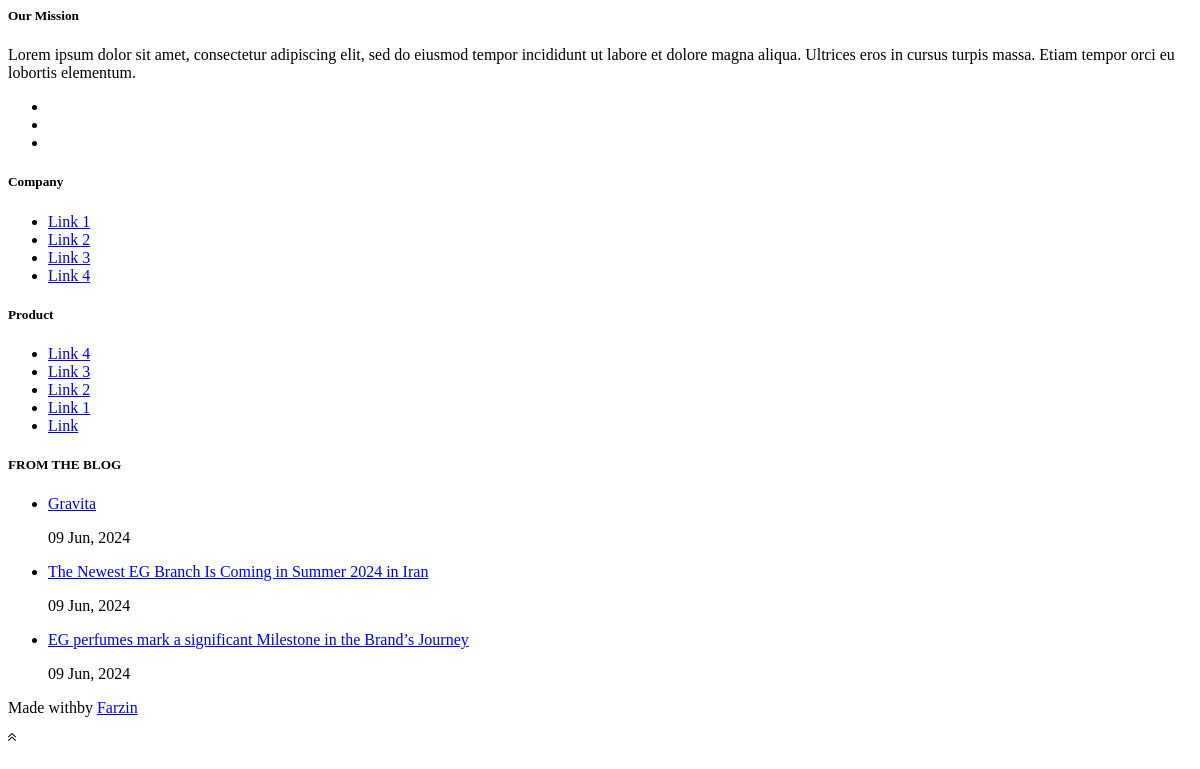
The app's page /footer/, older data.
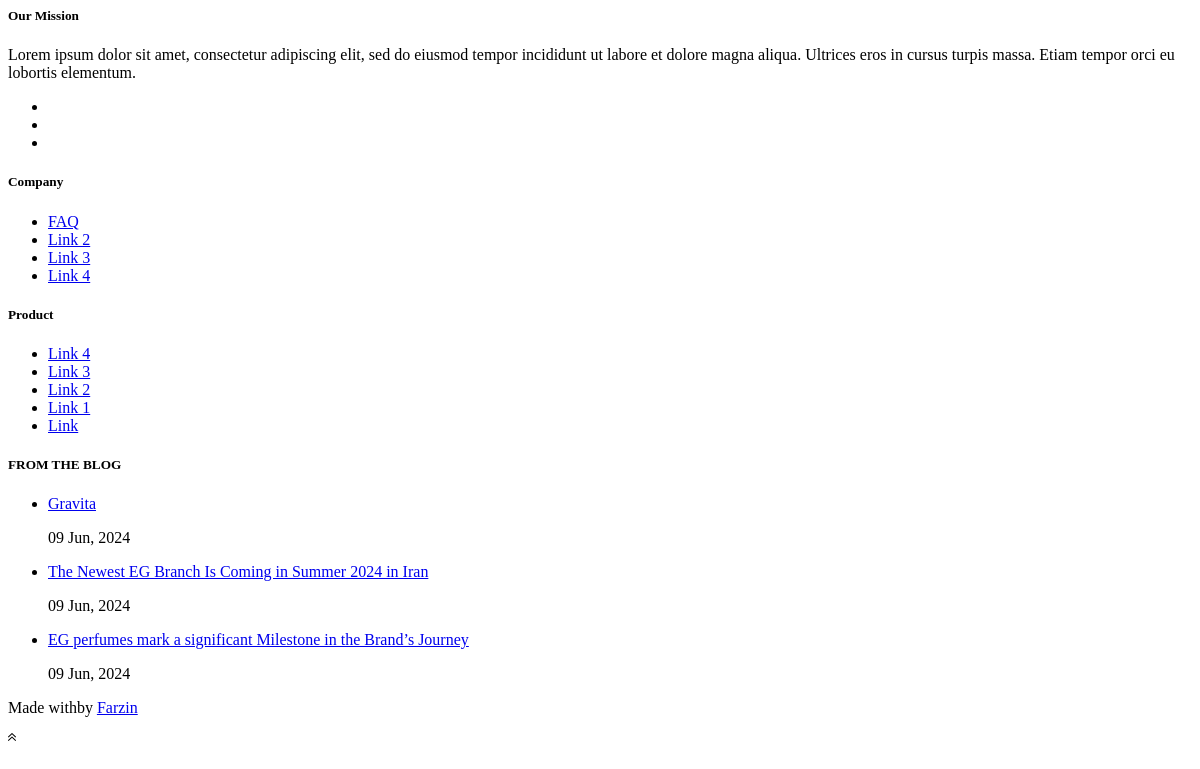
The same page, newer data.
### home/models.py (models this page shows, shortened)
class HelpfulLinks(models.Model):
    title = models.CharField(max_length=120, null=True)
    link = models.CharField(max_length=200,blank=True,null=True)
    main_data = models.ForeignKey(SiteInformation, null=True, on_delete=models.SET_NULL, related_name='links')

### home/views.py (the view)
# urls.py: path('footer/', views.SiteFooterView.as_view(), name="footer"),
class SiteFooterView(ListView):
    model = models.SiteInformation
    template_name = 'base/shared/footer.html'
    context_object_name = 'info'
    queryset = models.SiteInformation.objects.first()
    def get_context_data(self, **kwargs):
        context = super().get_context_data(**kwargs)
        context['latest'] = News.objects.filter(status='p').order_by('-publish')[:3]
        return context

### templates/base/shared/footer.html (shortened to what this page needs)
{% load static %}
<section class="bg-1100 py-6 pb-9 px-3 px-lg-0">
  <div class="container">
    <div class="row">
      <div class="col-lg-4 pe-lg-4 mb-4 mb-lg-0">
        <h5 class="text-white mb-3">Our Mission</h5>
        <p class="text-700">{{ info.mission|truncatewords:40 }}</p>
        <ul class="list-inline mb-0">
          {% for social in info.socials.all %}
            <li class="list-inline-item me-0"><a class="text-900 hover-color-white pe-2" href="#!"><span class="{{ social.icon }}"></span></a></li>
          {% endfor %}
        </ul>
      </div>
      <div class="col-lg-8">
        <div class="row">
          <div class="col-6 col-md-3 ps-lg-4 mb-4 mb-lg-0">
            <h5 class="text-white mb-3">Company</h5>
            <ul class="list-unstyled mb-0">
              {% for item in info.links.all %}
              <li class="mb-1"><a class="text-700 hover-color-white" href="{{ item.link }}">{{ item.title }}</a></li>
              {% endfor %}
            </ul>
          </div>
          <div class="col-6 col-md-3 ps-4 mb-4 mb-lg-0">
            <h5 class="text-white mb-3">Product</h5>
            <ul class="list-unstyled mb-0">
              {% for item in info.links2.all %}
              <li class="mb-1"><a class="text-700 hover-color-white" href="{{ item.link }}">{{ item.title }}</a></li>
              {% endfor %}
            </ul>
          </div>
          <div class="col-md-6 ps-md-4">
            <h5 class="text-white mb-3">FROM THE BLOG</h5>
            <ul class="list-unstyled mb-0">
              {% for news in latest %}
              <li class="mb-3"><a class="text-700 hover-color-white" href="pages/single-post.html">{{ news.title }}</a>
                <p class="text-900 hover-color-white mb-0">{{ news.publish|date:"d M, Y" }}</p>
              </li>
              {% endfor %}
            </ul>
          </div>
        </div>
      </div>
    </div>
  </div>
</section>
<footer class="footer text-center bg-black py-3 position-absolute w-100 bottom-0">
  <div class="container">
    <div class="row justify-content-between">
      <div class="col-12 col-md-auto">
        <p class="mb-0">Made withby <a class="footer-link" href="https://farzinshams.com/" target="_blank">Farzin</a></p>
      </div>
    </div>
  </div>
</footer>
<a class="btn-back-to-top" href="#top"><img src="{% static 'img/line-icons/upload-arrow.svg' %}" width="8" alt=""></a>

Row changes from the older to the newer data that the page shows:
changed HelpfulLinks: title "Link 1" → "FAQ"
